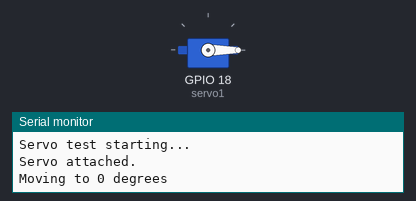
Bench run of a sketch on a simulated ESP32. Shown: servo, the last lines printed to the serial monitor.

Above: at 0.05 s.
At 3.0 s:
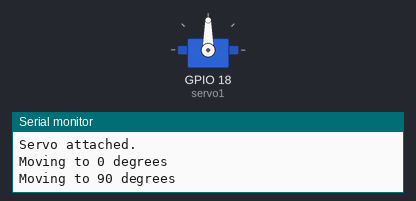
At 6.0 s:
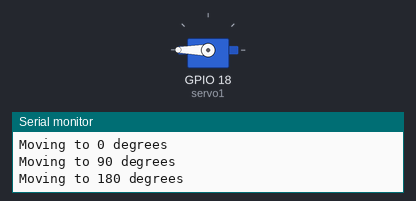
Timing chart, 0 to 7.8 s (numbered marks = the images above):
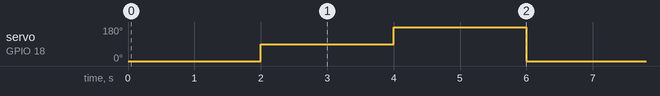

The sketch:

servo_test.ino
```cpp
#include <ESP32Servo.h>

Servo servo1;

void setup() {
  Serial.begin(115200);
  Serial.println("Servo test starting...");

  servo1.attach(18, 900, 2100);
  Serial.println("Servo attached.");
}

void loop() {
  Serial.println("Moving to 0 degrees");
  servo1.writeMicroseconds(900);
  delay(2000);

  Serial.println("Moving to 90 degrees");
  servo1.writeMicroseconds(1500);
  delay(2000);

  Serial.println("Moving to 180 degrees");
  servo1.writeMicroseconds(2100);
  delay(2000);
}
```

Measured:
- by itself, servo on GPIO 18 (servo1): repeats every 6.0 s: 180° 2.0 s, 0° 2.0 s, 90° 2.0 s
